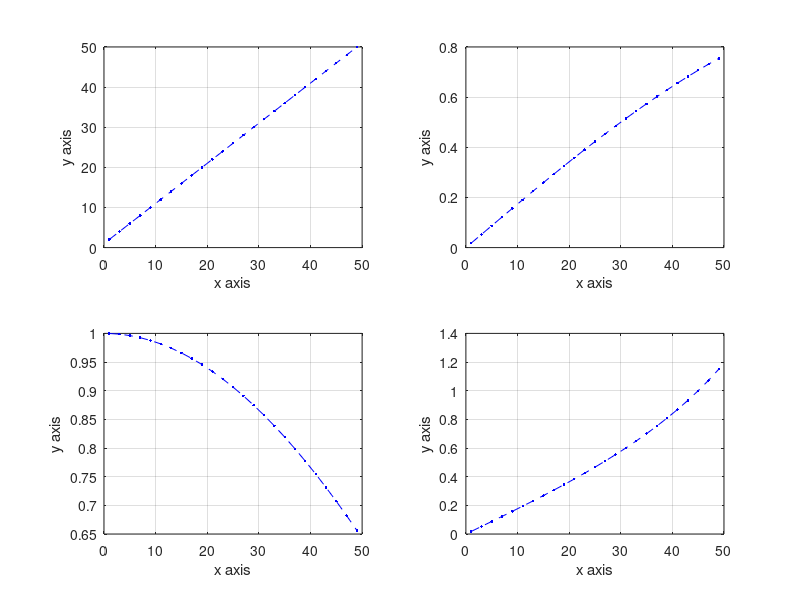

The MATLAB source for this figure:
x = 1:2:50;
y = x + 1;
subplot(2,2,1);
plot(x,y,'b.--')
xlabel('x axis')
ylabel('y axis')
grid on
y = sind(x);
subplot(2, 2, 2);
plot(x, y, 'b.--')
xlabel('x axis')
ylabel('y axis')
grid on
y = cosd(x);
subplot(2,2,3);
plot(x,y,'b.--')
xlabel('x axis')
ylabel('y axis')
grid on
y = tand(x);
subplot(2,2,4);
plot(x,y,'b.--')
xlabel('x axis')
ylabel('y axis')
grid on